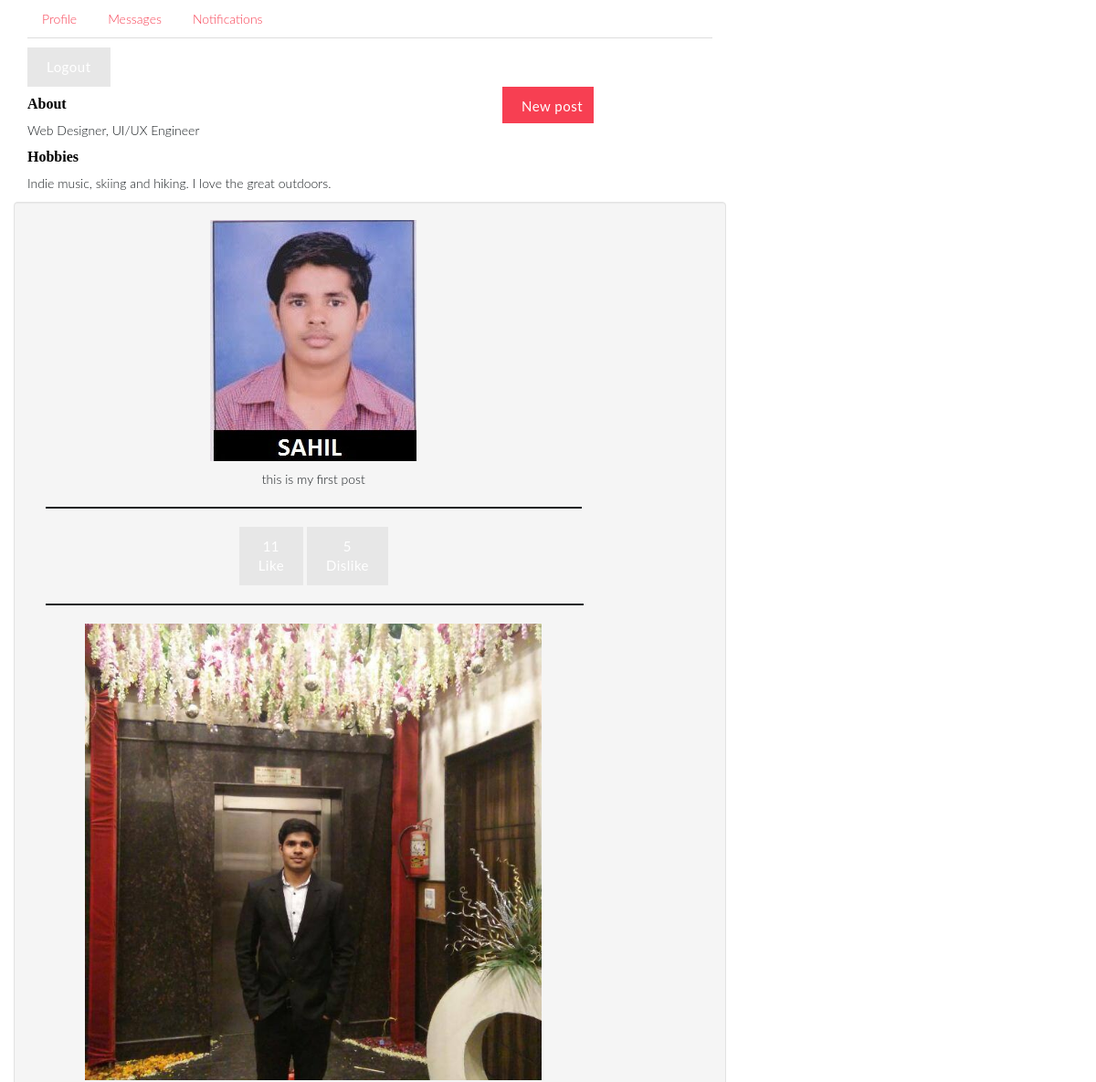
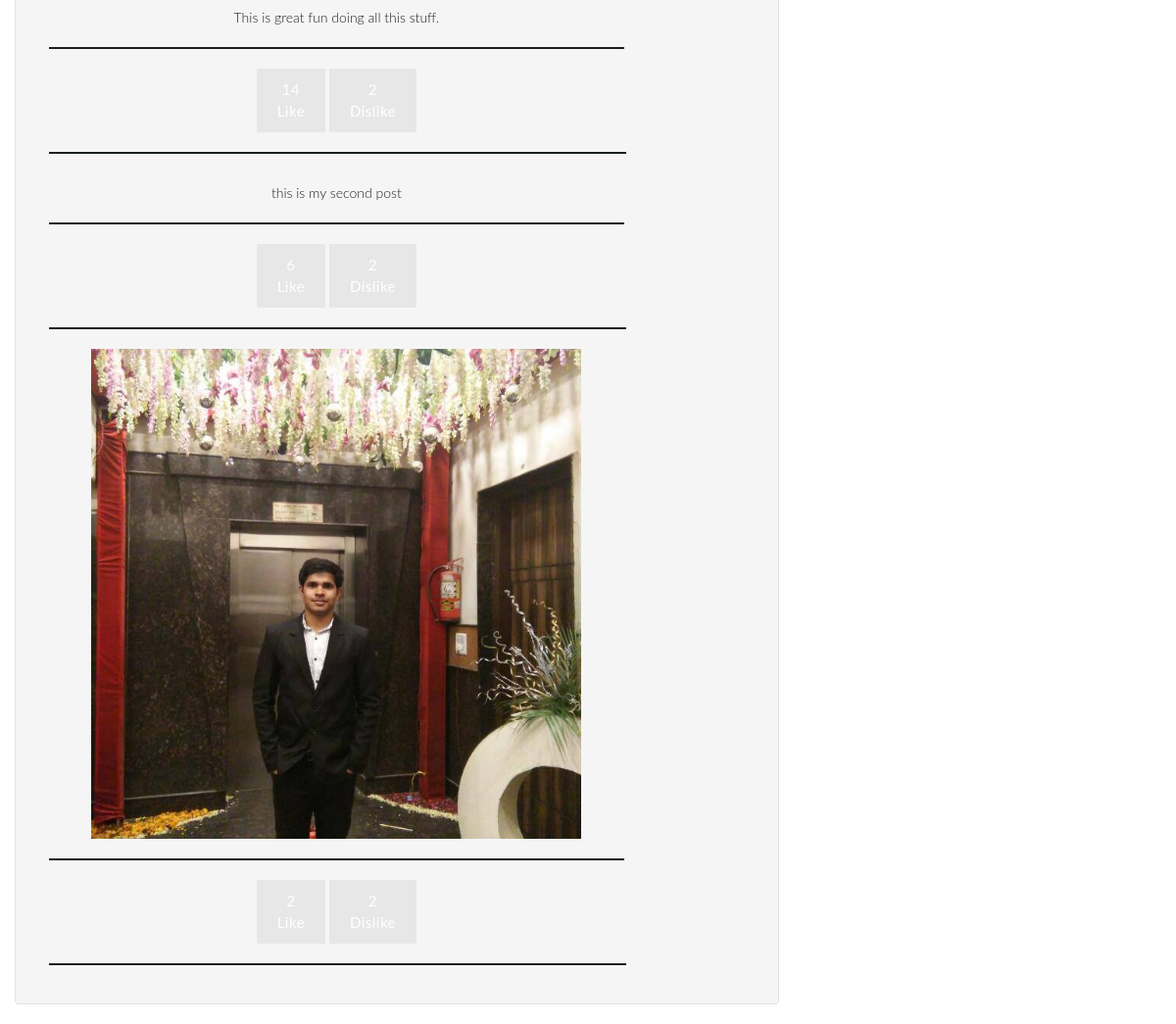
Page /home/ (signed in) on the committed database (2 pictures, top to bottom).
### myapp/models.py (models this page shows, shortened)
class Post(models.Model):
	URL = models.CharField(max_length=1000,blank = False)
	image = models.FileField(blank=True)
	description = models.CharField(max_length=100000, default="",blank=True)
	Likes = models.IntegerField(default=0)
	Dislikes = models.IntegerField(default=0)
	created_at = models.DateTimeField(default = datetime.now)
	user = models.ForeignKey(User,on_delete = models.CASCADE)
	class meta:
		order_by = ['id']

### myapp/views.py (the view)
# urls.py: 2. Add a URL to urlpatterns:  path('', views.home, name='home')
@login_required(login_url='/login/')
def home(request,**kwargs):
	if kwargs:
		if User.objects.filter(username = kwargs['username']).exists():
			user = User.objects.get(username = kwargs['username'])
		else:
			return HttpResponse("No user exist with this username.")
	else:
		user = request.user
	top_posts = Post.objects.filter(user = user)
	top_posts = top_posts[:30]
	string = "welcome "+request.user.username
	return render(request,"home.html",{"user":user,"post":top_posts,"Message":string})

### myapp/templates/home.html (shortened to what this page needs)
{% load static %}
<!DOCTYPE html>
<html>
<head>
  <link rel="stylesheet" href="https://maxcdn.bootstrapcdn.com/bootstrap/3.3.7/css/bootstrap.min.css" >
  <link rel="stylesheet" type="text/css" href="{% static 'cs/style.css' %}">
</head>
<body>
<div class="container">
    <div class="row my-2">
        <div class="col-lg-8 col-12 col-sm-12 col-md-6 order-lg-2">
            <ul class="nav nav-tabs">
                <li class="nav-item">
                    <a href="" data-target="#profile" data-toggle="tab" class="nav-link active">Profile</a>
                </li>
                <li class="nav-item">
                    <a href="" data-target="#messages" data-toggle="tab" class="nav-link">Messages</a>
                </li>
                <li class="nav-item">
                    <a href="" data-target="#notification" data-toggle="tab" class="nav-link">Notifications</a>
                </li>
            </ul>
            <div class="tab-content py-4">
                <div class="tab-pane active" id="profile">
                    {% if request.user.is_authenticated %}
                    <a href="/logout/"><button class="btn btn-default">Logout</button></a>
                    {% endif %}
                    <div class="row">
                        <div class="col-12 col-sm-12 col-md-6 col-lg-8">
                            <h6>About</h6>
                            <p>
                                Web Designer, UI/UX Engineer
                            </p>
                            <h6>Hobbies</h6>
                            <p>
                                Indie music, skiing and hiking. I love the great outdoors.
                            </p>
                        </div>
                        <div class="col-12 col-sm-12 col-md-6 col-lg-4">
                        {% if request.user == user %}
						<button type="button" class="btn btn-primary" data-toggle="modal" data-target="#exampleModal" data-whatever="@getbootstrap" style="height: 40px;width: 100px;">New post</button>
						{% endif %}
                        </div>
                	</div>
{%if post%}
		    <div class="row well" id = "post">
		        {% for i in post %}
		        <div class="col-md-10" align="center">
		          	<div class="card mb-4">
		          		{% if i.image%}
		            <img class="card-img-top img-responsive" src="/media/{{ i.image }}" alt="Card image cap" style="max-width:100%;max-height: 500px;" align="center">
	            		{% endif %}
		            <div class="card-body">
		              <p class="card-text">
		                  {{i.description}}
		              </p>
		            </div>
		            <hr style="border: .5px solid;">
		            <div class="card-footer" align="left;">
		            <form method="post" id="form{{forloop.counter}}" >{% csrf_token %}
		              <button type="submit" id="{{forloop.counter}}" class="like btn btn-default" ><div id="likes_countform{{forloop.counter}}">{{i.Likes}}</div>Like</button>
		              <button type="submit" id="{{forloop.counter}}" class="dislike btn btn-default" ><div id="dislikes_countform{{forloop.counter}}">{{i.Dislikes}}</div>Dislike</button>
		            </form>
		            </div>
		          	</div>
		          	<hr  style="border: .5px solid;width: 100%">
		        </div>
		        {% endfor %}
          		</div>
          		{%else%}
          		<h2>No posts to show</h2>
          		{%endif%}
            </div>
            </div>
        </div>
    </div>
</div>
</body>
</html>

### task1/static/css/style.css (style rules this page uses)
body { font-family: 'Lato', sans-serif; font-weight: 300; color: #191E21; font-size: 1.4em; }
h1, h2, h3, h4, h5, h6, .line div { font-weight: 800; font-family: 'Raleway'; color: #000; margin: 10px 0; }
h6 { font-size: 16px; }
a, .btn { transition: all 0.5s; -webkit-transition: all 0.5s; -o-transition: all 0.5s; -moz-transition: all 0.5s; }
a { color: #F73F52; }
.btn { font-size: 15px; border-radius: 0; padding-left: 20px; padding-right: 20px; border-color: transparent; padding-top: 10px; padding-bottom: 10px; letter-spacing: .5px; }
.btn-primary { background-color: #F73F52; border-color: #F73F52; }
.btn-default { background-color: #E7E7E7; color: #fff !important; border-color: #E7E7E7; }

### rows in the picture
Post: image (picture), description "this is my first post", Likes "11", Dislikes "5"
Post: image (picture), description "This is great fun doing all this stuff.", Likes "14", Dislikes "2"
Post: description "this is my second post", Likes "6", Dislikes "2"
Post: image (picture), Likes "2", Dislikes "2"
